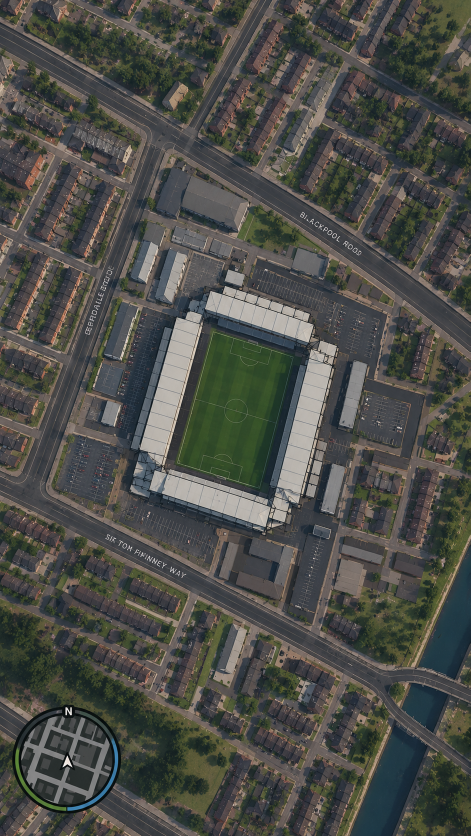
#> input picture output/stadium-fly/deepdale.png, 941 x 1672 px (shown at 1/2 size)
$ python fly.py
#> lines starting #> are read from the running program, lines starting #| are printed output that depends on the picture
# Deepdale -> clouds -> Cardiff: aerial zoom-out, fly through cloud layers, zoom back in. 720x1280 @30fps, frames piped to ffmpeg.
import subprocess, numpy as np
from PIL import Image, ImageFilter
W, H, FPS, DUR = 720, 1280, 30, 9.0
A = Image.open('deepdale.png').convert('RGB'); B = Image.open('cardiff.png').convert('RGB')
#> further down, A is the input picture: PIL image 941x1672 RGB; mean R, G, B 76.5, 77.5, 72.3
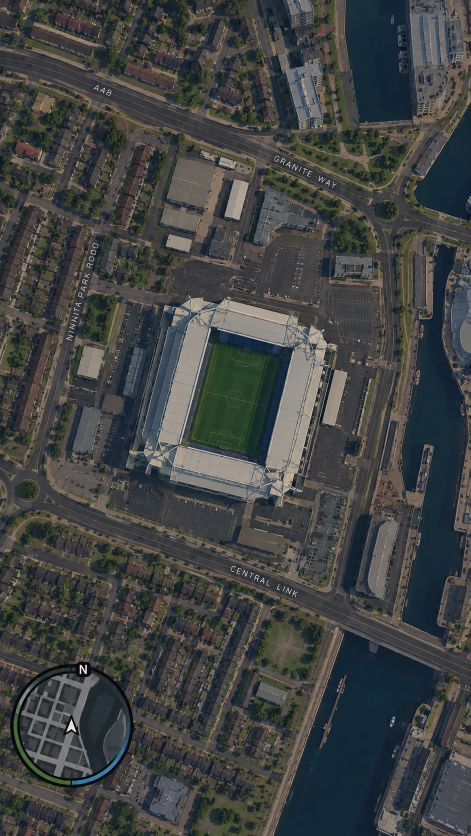
#> input picture output/stadium-fly/cardiff.png, 941 x 1672 px (shown at 1/2 size)
#> further down, B is the input picture: PIL image 941x1672 RGB; mean R, G, B 65.7, 68, 66.9
CA, CB = (470, 820), (465, 790)  # stadium centres in each image
def ease(t): t = min(1, max(0, t)); return t * t * (3 - 2 * t)
def prog(t, a, b): return min(1, max(0, (t - a) / (b - a)))
def lerp(a, b, k): return a + (b - a) * k
def bg_of(img): return img.resize((W, H), Image.BILINEAR).filter(ImageFilter.GaussianBlur(18))
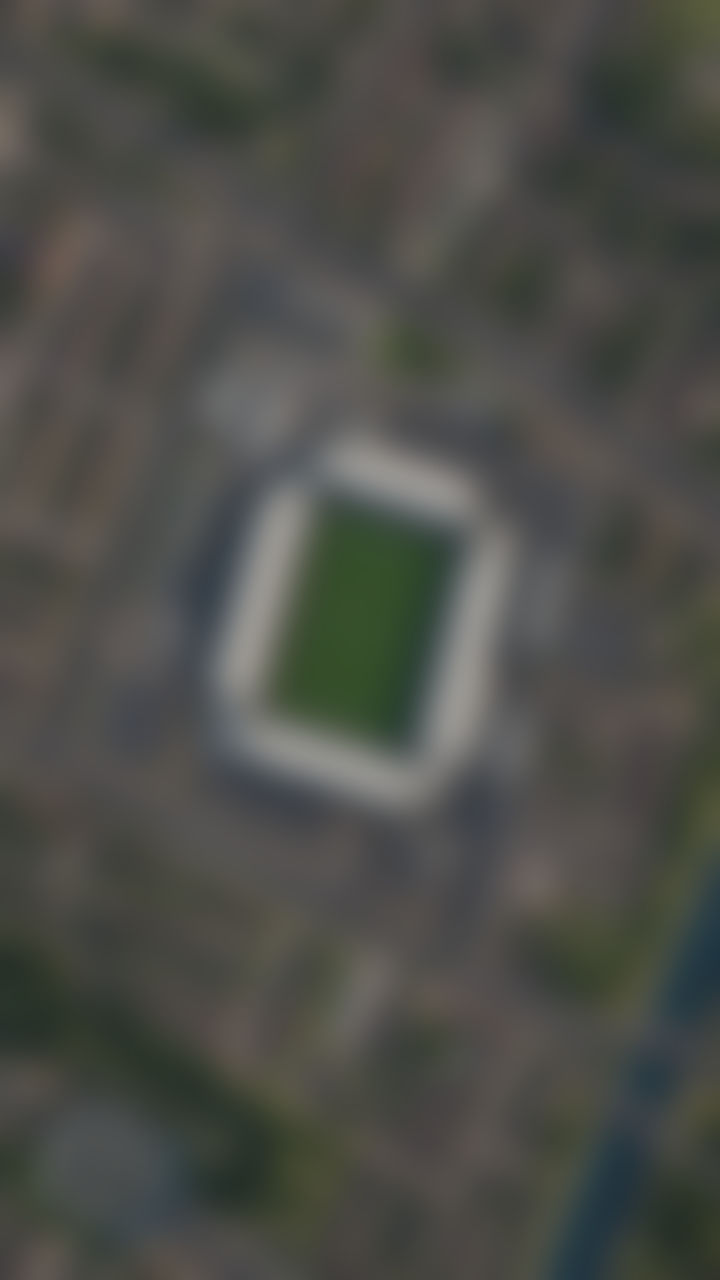
#> returned value: PIL image 720x1280 RGB; mean R, G, B 76.5, 77.5, 72.3
BGA, BGB = bg_of(A), bg_of(B)
#> in bg_of (call 2), `def bg_of(img): return img.resize((W, H), Image.BILINEAR).filter(Image..`:
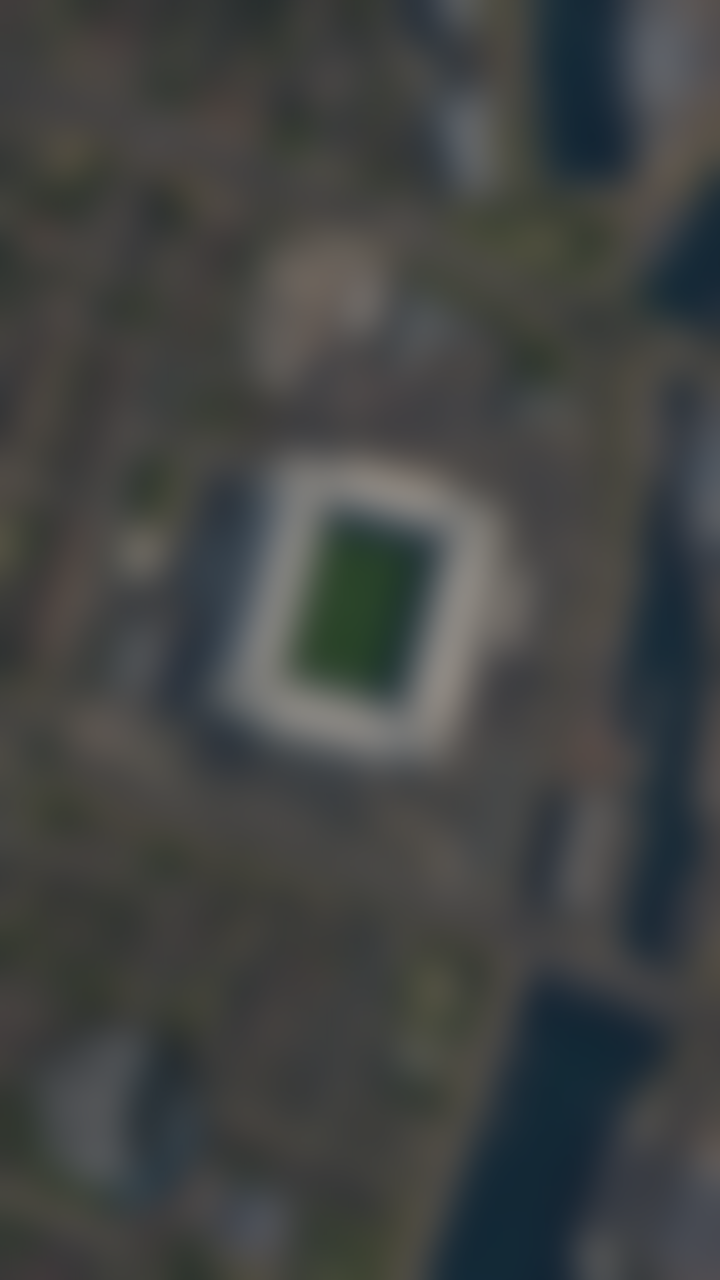
#> returned value: PIL image 720x1280 RGB; mean R, G, B 65.7, 68, 66.9
def view(img, bg, centre, z):
    """z = 1 fits the whole image to the frame; z > 1 zooms toward the stadium; z < 1 shows it smaller over a blurred surround."""
    iw, ih = img.size; base = W / iw; s = base * z; k = ease(prog(z, 1.0, 2.2))
    cx = lerp(iw / 2, centre[0], k); cy = lerp(ih / 2, centre[1], k)
    if z >= 1:
        cw, ch = min(W / s, iw), min(H / s, ih); x0 = max(0, min(cx - cw / 2, iw - cw)); y0 = max(0, min(cy - ch / 2, ih - ch))
        return img.resize((W, H), Image.BICUBIC, box=(x0, y0, x0 + cw, y0 + ch))
    frame = bg.copy(); sw, sh = int(iw * s), int(ih * s); small = img.resize((sw, sh), Image.BICUBIC)
    f = int(0.07 * sw); m = Image.new('L', (sw, sh), 0); m.paste(255, (f, f, sw - f, sh - f)); m = m.filter(ImageFilter.GaussianBlur(f * 0.6))
    frame.paste(small, ((W - sw) // 2, (H - sh) // 2), m); return frame
# procedural clouds (fbm noise, two layers)
rng = np.random.default_rng(7)
def fbm(w, h, seed):
#> called with w = 1440, h = 2560, seed = 11
    r = np.random.default_rng(seed); acc = np.zeros((h, w), np.float32); amp = 1.0; tot = 0
    for g in (4, 8, 16, 32, 64):
        n = (r.random((max(2, g * h // w), g)) * 255).astype(np.uint8); up = np.asarray(Image.fromarray(n).resize((w, h), Image.BICUBIC), np.float32) / 255
        acc += up * amp; tot += amp; amp *= 0.55
    return acc / tot
def cloud_tex(seed, thr):
    n = fbm(W * 2, H * 2, seed); a = np.clip((n - thr) * 6.0, 0, 1); shade = 185 + 70 * np.clip((n - thr) * 3.5, 0, 1)
    rgba = np.dstack([shade, shade, np.minimum(255, shade + 6), a * 255]).astype(np.uint8); return Image.fromarray(rgba, 'RGBA').filter(ImageFilter.GaussianBlur(3))
C1, C2 = cloud_tex(11, 0.40), cloud_tex(23, 0.44)
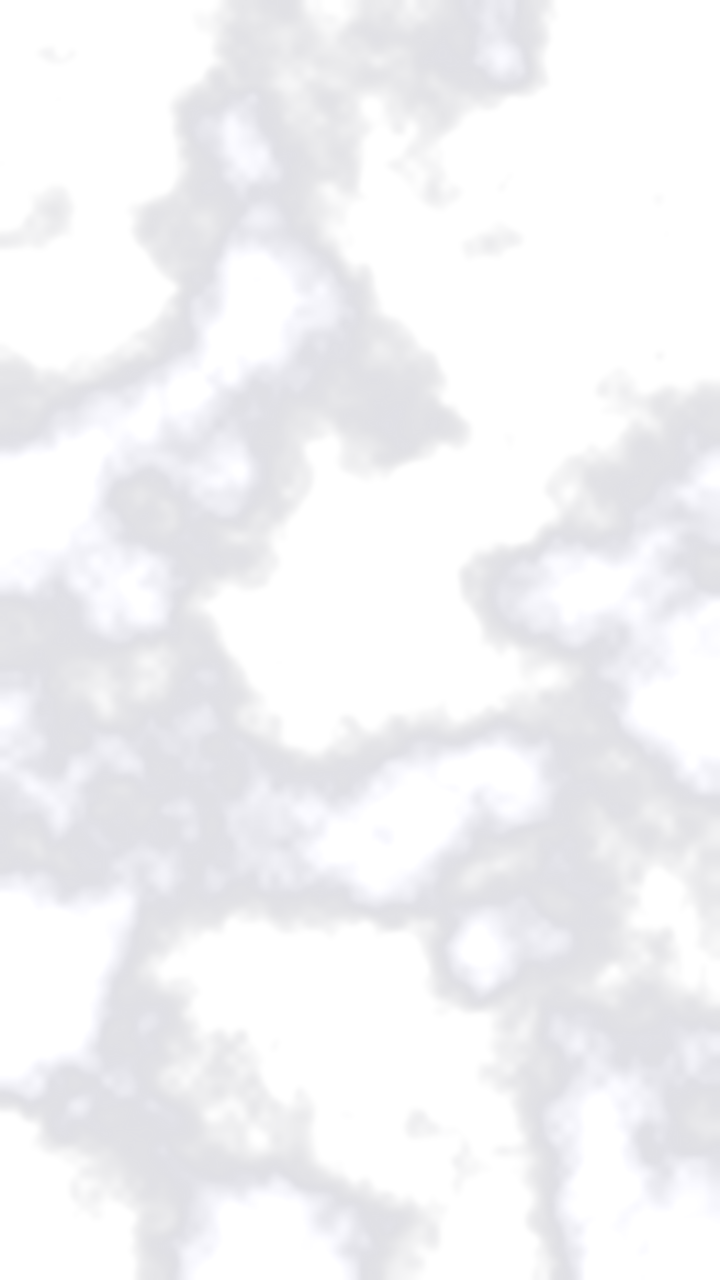
#> C1: PIL image 1440x2560 RGBA (shown at 1/2 size); mean R, G, B, A 209.4, 209.4, 214.8, 123.3; transparent parts drawn white
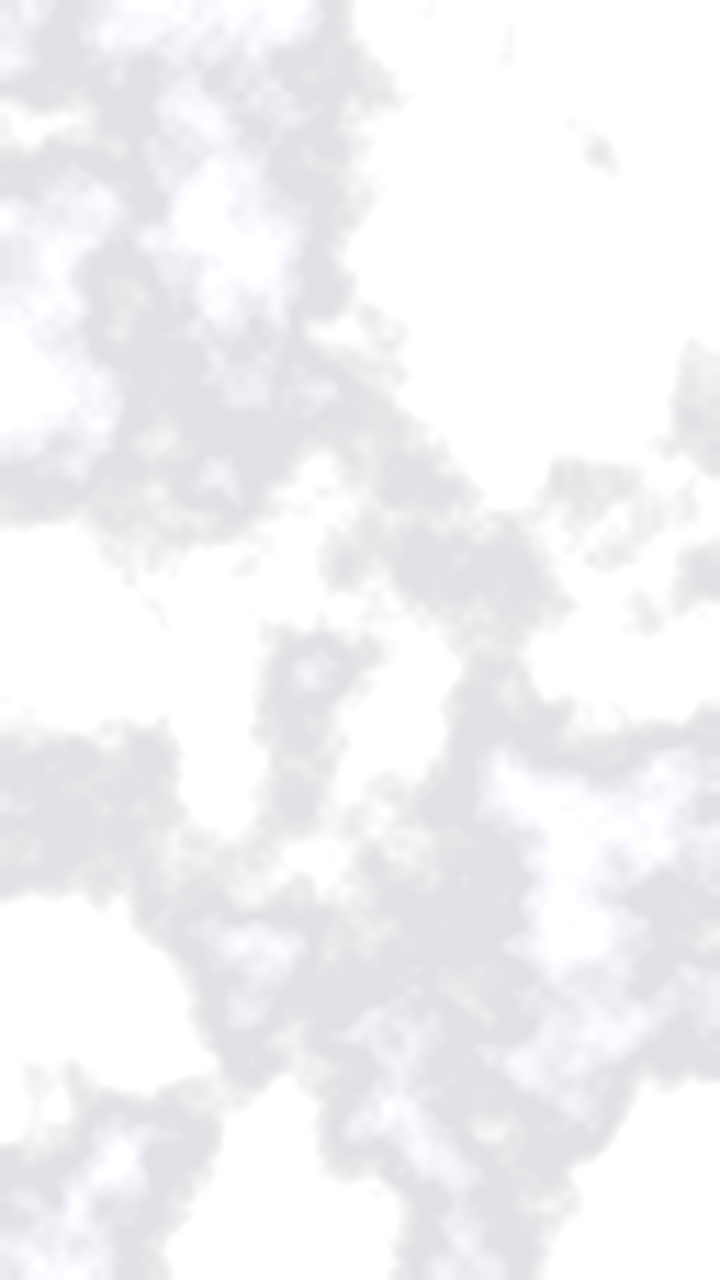
#> C2: PIL image 1440x2560 RGBA (shown at 1/2 size); mean R, G, B, A 205.9, 205.9, 211.7, 111.7; transparent parts drawn white
def cloud_layer(tex, scale, dx, dy):
    tw, th = tex.size; cw, ch = W / scale, H / scale; x0 = (tw - cw) / 2 + dx; y0 = (th - ch) / 2 + dy
    return tex.resize((W, H), Image.BILINEAR, box=(x0, y0, x0 + cw, y0 + ch))
#> (the run stopped early here; a loop or call above may not have finished)
